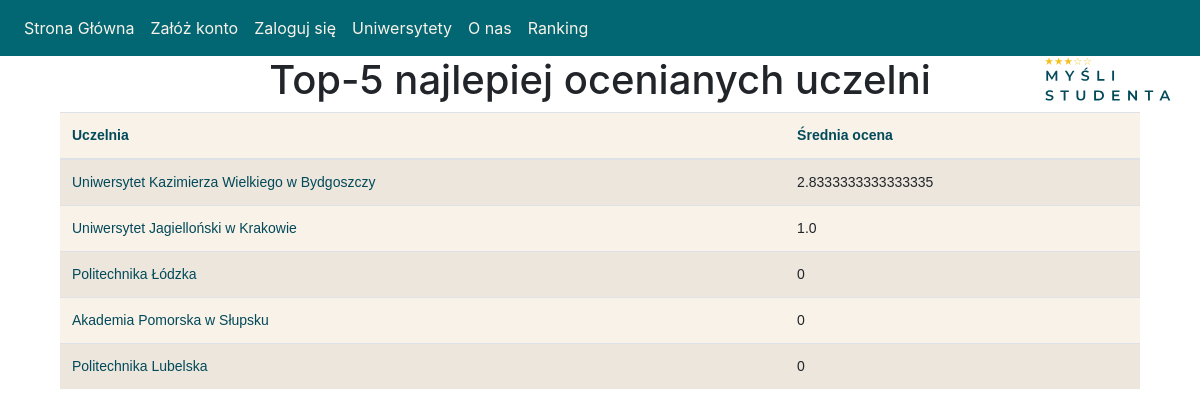
Screenshot of /top_universities with the database file from the repository.
### website/models.py (models this page shows, shortened)
class University(db.Model):
    __tablename__ = 'university'
    university_id = db.Column(db.Integer, primary_key=True)
    university_name = db.Column(db.String(100), nullable=False)
    location = db.Column(db.String(50), nullable=False)
    website = db.Column(db.String(100), nullable=False)
    api_url = db.Column(db.String(50))
    course = relationship("Course",backref = "University")

### website/views.py (the view)
@views.route('/top_universities')
def top_universities():
    universities = University.query.all()
    universities_avg_rating = []
    for university in universities:
        courses = Course.query.filter_by(university_id=university.university_id).all()
        total_rating = 0
        course_count = 0
        for course in courses:
            for rating in course.rating:
                total_rating += rating.quality_value  # Assuming the rating value is stored in the quality_value attribute
                course_count += 1
        avg_rating = total_rating / course_count if course_count > 0 else 0
        universities_avg_rating.append((university, avg_rating))
    universities_avg_rating.sort(key=lambda x: x[1], reverse=True)
    top_universities = universities_avg_rating[:5]
    return render_template('top_universities.html', universities=top_universities, user=current_user)

### website/templates/top_universities.html (shortened to what this page needs)
{% extends "base.html" %}
{% block content %}
<div class="container">
  <h1 class="text-center">Top-5 najlepiej ocenianych uczelni </h1>
  <table class="table table-striped my-table">
    <thead>
      <tr>
        <th>Uczelnia</th>
        <th>Średnia ocena</th>
      </tr>
    </thead>
    <tbody>
      {% for university, avg_rating in universities %}
      <tr>
        <td><a class="university-link" href="{{ url_for('views.university', university_name=university.university_name) }}">{{ university.university_name }}</a></td>
        <td>{{ avg_rating }}</td>
      </tr>
      {% endfor %}
      <link href="static/style.css" rel="stylesheet" />
    </tbody>
  </table>
</div>
{% endblock %}

### website/static/style.css (style rules this page uses)
body { background-color: white; }
.my-table { background-color: #f9f2e9; font-size: 14px; font-family: Arial, sans-serif; }
.my-table th { color: #024959; font-weight: bold; }
a.university-link { color: #024959; }

### rows the page displays
University: university_name "Uniwersytet Kazimierza Wielkiego w Bydgoszczy", avg_rating "2.8333333333333335"
University: university_name "Uniwersytet Jagielloński w Krakowie", avg_rating "1.0"
University: university_name "Politechnika Łódzka", avg_rating "0"
University: university_name "Akademia Pomorska w Słupsku", avg_rating "0"
University: university_name "Politechnika Lubelska", avg_rating "0"
